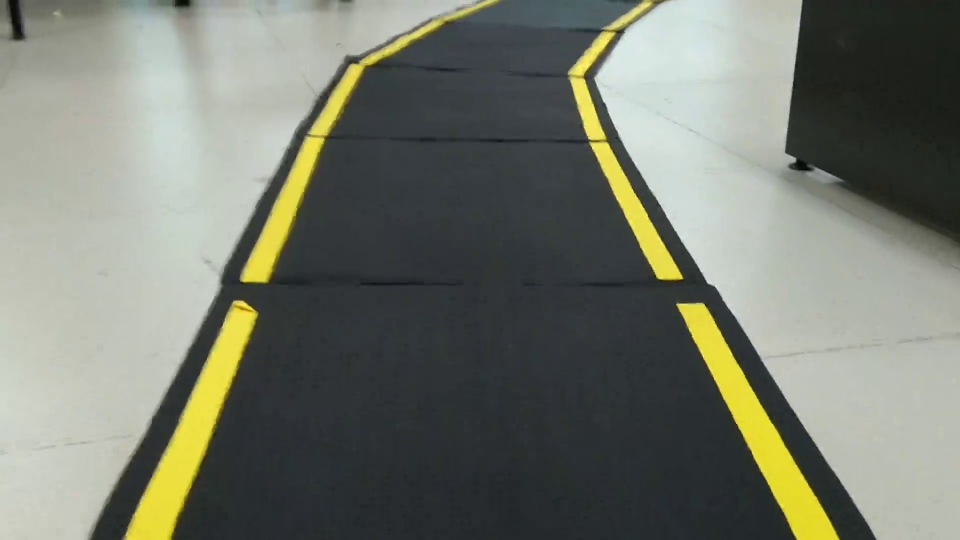
//> input picture frame 116 of Image_Processing_Approach/test4.mp4, 1920 x 1080 px (shown at 1/2 size)
$ ./hough_lines_video   (built with g++ and OpenCV 4)
//> lines starting //> are read from the running program, lines starting //| are printed output that depends on the picture; after the words box and inside, x2 and y2 are one past the last pixel; in counts of white or black regions, pixels touching at a corner belong together
#include "opencv2/objdetect/objdetect.hpp"
#include "opencv2/highgui/highgui.hpp"
#include "opencv2/imgproc/imgproc.hpp"
#include <iostream>
#include <stdio.h>


using namespace std;
using namespace cv;


//intrinsic and extrinsic parametrs
float camera_matrix[9] = {819.752611, 0.000000, 329.461908, 0.000000, 819.011546, 245.006332, 0.000000, 0.000000, 1.000000};
Mat intrinsic = Mat(3, 3, CV_32FC1, camera_matrix);

float dist_matrix[5] = {0.066489, 0.117170, 0.00383, 0.018518, 0.000000};
Mat distCoeffs = Mat(1, 5, CV_32FC1, dist_matrix);

float projection_matrix[12] = {836.864685, 0.000000, 336.647743, 0.000000, 0.000000, 845.784973, 246.055352, 0.000000, 0.000000, 0.000000, 1.000000, 0.000000};
Mat proj_matrix = Mat(3, 4, CV_32FC1, projection_matrix);

//**********************************

// Input Quadilateral or Image plane coordinates
Point2f inputQuad[4];
// Output Quadilateral or World plane coordinates
Point2f outputQuad[4];
// Lambda Matrix
Mat lambda( 2, 4, CV_32FC1 );


int value;
int threshold_type=3 , threshold_count=179;
Mat src_rgb,src_gray,src_thresh, detected_edges, detected_edges_rgb, src_gray_blur;
int ratio = 3;
int kernel_size = 3;
int canny_lowThreshold=100;


int main(int argc, char* argv[])
{
      // VideoCapture cap(1);
       VideoCapture cap("/home/pranay/Final_Year_Project/video/test4.mp4"); // open the default camera
     if(!cap.isOpened())  // check if we succeeded
        return -1;

     cap.set(CV_CAP_PROP_FRAME_WIDTH,1280);//640
     cap.set(CV_CAP_PROP_FRAME_HEIGHT,720);//480


     Mat input, output, output_gray , threshold_lab, image_lab;


     //for initialization
     cap >> input;
//> input is the input picture: 1080 rows x 1920 cols, CV_8UC3; mean B, G, R 109.3, 121.4, 117.6
     int height = input.size().height, width = input.size().width;
     cout<<"height = "<<height<<" width = "<<width;
//| height = 1080 width = 1920


     //get the perspective transform matrix
     lambda = Mat::zeros( input.rows, input.cols, input.type() );
     // The 4 points that select quadilateral on the input , from top-left in clockwise order
     // These four pts are the sides of the rect box used as input
     inputQuad[0] = Point2f( 0.2 * input.size().width,0.45 * input.size().height);
     inputQuad[1] = Point2f( 0.80 * input.size().width,0.45 * input.size().height);
     inputQuad[2] = Point2f( 0.1 * input.size().width,0.9 * input.size().height);
     inputQuad[3] = Point2f( 0.9 * input.size().width,0.9 * input.size().height);
     // The 4 points where the mapping is to be done , from top-left in clockwise order
     outputQuad[0] = Point2f( 0,0 );
     outputQuad[1] = Point2f( input.cols,0);
     outputQuad[2] = Point2f( 0,input.rows);
     outputQuad[3] = Point2f( input.cols,input.rows  );

     //cout<<input.size().height;
     //cout<<input.size().width;

     // Get the Perspective Transform Matrix i.e. lambda
     lambda = getPerspectiveTransform( inputQuad, outputQuad );


     while (true)
     {

          cap >> input;
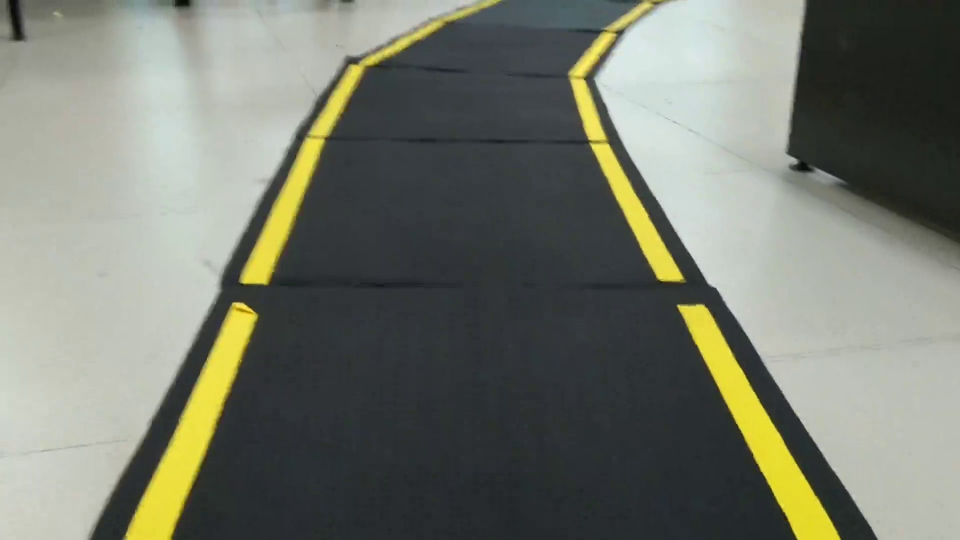
//> input picture frame 117 of Image_Processing_Approach/test4.mp4, 1920 x 1080 px (shown at 1/2 size)
//> input is the input picture: 1080 rows x 1920 cols, CV_8UC3; mean B, G, R 109.5, 121.7, 118

          //cout<<"\n"<<loop++<<"\n";

          //if frame is empty then break loop
          if (input.empty())
          {
              break;
          }

          warpPerspective(input,output,lambda,output.size() );
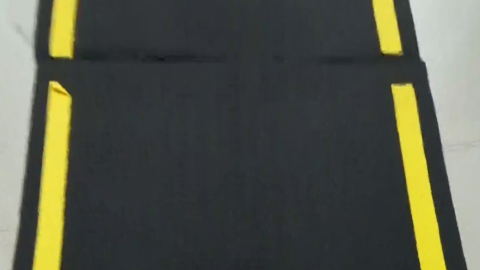
//> output: 1080 rows x 1920 cols, CV_8UC3 (shown at 1/4 size); mean B, G, R 73.2, 86.9, 84


          //******************************************


          //put circle on input image
          circle(input, Point2f(0.20 * input.size().width,0.45 * input.size().height), 5, cv::Scalar(0, 0, 255), 10 , 8, 0);
//> input: 1080 rows x 1920 cols, CV_8UC3; 333 pixels changed, all inside (x1, y1, x2, y2) = (374, 476, 395, 497)
          circle(input, Point2f(0.80 * input.size().width,0.45 * input.size().height), 5, cv::Scalar(0, 0, 255), 10 , 8, 0);
//> input: 1080 rows x 1920 cols, CV_8UC3; mean B, G, R 109.4, 121.6, 118
          circle(input, Point2f( 0 * input.size().width,1 * input.size().height), 5, cv::Scalar(0, 0, 255), 10 , 8, 0);
//> input: 1080 rows x 1920 cols, CV_8UC3; mean B, G, R 109.4, 121.6, 118
          circle(input, Point2f(1 * input.size().width,1 * input.size().height), 5, cv::Scalar(0, 0, 255), 10 , 8, 0);
//> input: 1080 rows x 1920 cols, CV_8UC3; mean B, G, R 109.4, 121.6, 118


		   //convert to LAB space
          cvtColor(output, image_lab, CV_BGR2Lab);
//> image_lab: 1080 rows x 1920 cols, CV_8UC3; mean of channels 0, 1, 2 89.5, 125.3, 133.9

          inRange(image_lab, cv::Scalar(0, 108, 0), cv::Scalar(255,255,154), threshold_lab);
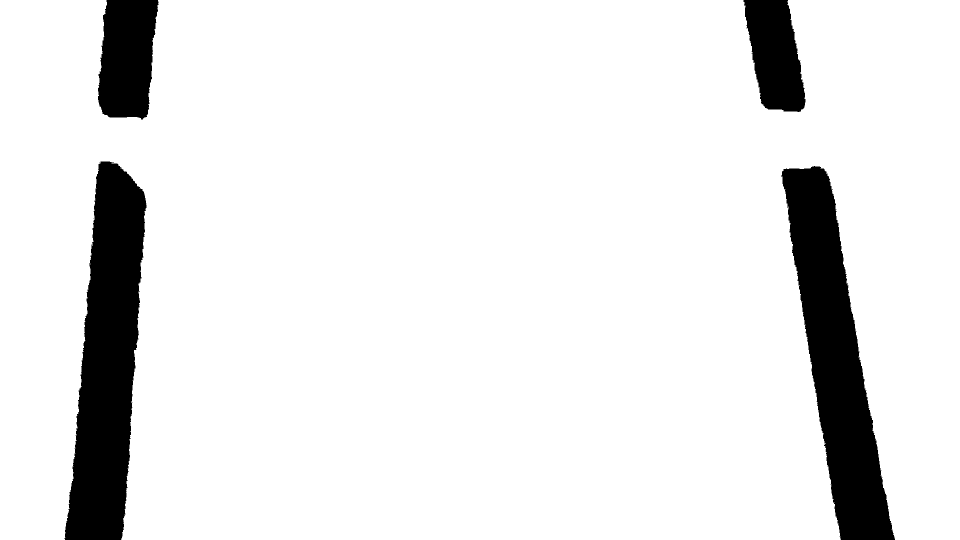
//> threshold_lab: 1080 rows x 1920 cols, CV_8UC1 (shown at 1/2 size); 90.5% white; 13 black regions (9 under 20 px), largest, box (x1, y1, x2, y2) and area: (129, 323, 293, 1080) 78010, (1563, 332, 1790, 1080) 74647, (196, 0, 317, 239) 23767, (1487, 0, 1611, 224) 19755

          /// Canny detector
		  Canny( threshold_lab, detected_edges, canny_lowThreshold, canny_lowThreshold*ratio, kernel_size );
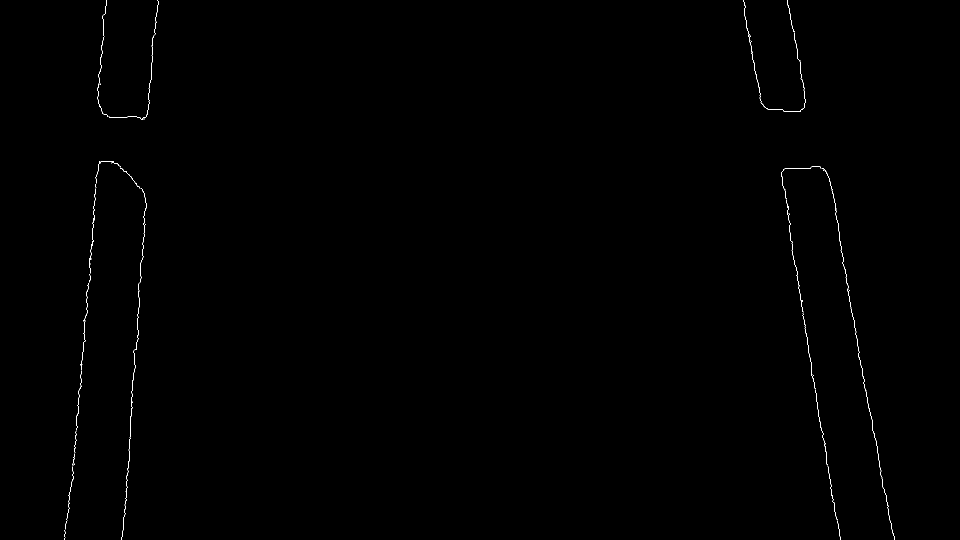
//> detected_edges: 1080 rows x 1920 cols, CV_8UC1 (shown at 1/2 size); 0.21% white in thin lines or dots, all inside (x1, y1, x2, y2) = (129, 0, 1790, 1080)
		  /// Using Canny's output as a mask, we display our result

          //cout << detected_edges;

		 detected_edges_rgb = Scalar::all(0);

		 output.copyTo( detected_edges_rgb, detected_edges); // here detected_edges is an binary image. It is mapped to pixels in source rgb image


	//ROI
	//Mat src_ROI (detected_edges, Rect(src_rgb.rows/4, src_rgb.cols/8, (3*src_rgb.cols)/4, src_rgb.rows/2) ); //length=cols/2 breadth=rows/4
	//(x,y,width,height)

	//hough lines
		vector<Vec2f> lines;
		HoughLines(detected_edges, lines, 1, CV_PI/180, 140, 0, 0 );
//> lines = 4 lines (rho, theta): [-1488, 2.98], [320, 0.07], [226, 0.09], [-1570, 2.97]

		//cout<<lines.size() <<" " ;

        float angle_degree=0 ,theta_degree;
        for( size_t i = 0; i < lines.size(); i++ )
        {
        float rho = lines[i][0], theta = lines[i][1];
        Point pt1, pt2;
        double a = cos(theta), b = sin(theta);
        double x0 = a*rho, y0 = b*rho;
        pt1.x = cvRound(x0 + 1000*(-b));
        pt1.y = cvRound(y0 + 1000*(a));
        pt2.x = cvRound(x0 - 1000*(-b));
        pt2.y = cvRound(y0 - 1000*(a));
        line( output, pt1, pt2, Scalar(255,0,255), 3);
        theta_degree = theta*(180/CV_PI);

        if (theta_degree>90)
        {
        	theta_degree = theta_degree - 180;
        }

        angle_degree =  angle_degree + theta_degree;
        //cout<<"angle in degree = "<<angle<<endl;
        }
//> this loop made 4 passes
//> (rho, theta, a, b, x0, y0, theta_degree, angle_degree) on passes 1 to 4: (-1488, 2.98, -0.988, 0.156, 1469.7, -232.8, -9, -9), (320, 0.0698, 0.998, 0.0698, 319.2, 22.32, 4, -5), (226, 0.0873, 0.996, 0.0872, 225.1, 19.7, 5, 0), (-1570, 2.97, -0.985, 0.174, 1546.1, -272.6, -10, -10)
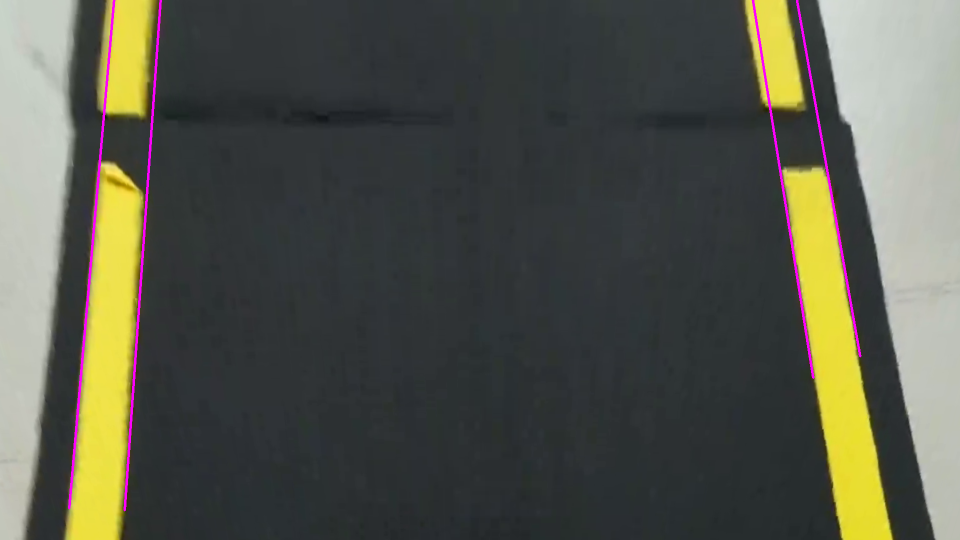
//> output: 1080 rows x 1920 cols, CV_8UC3 (shown at 1/2 size); 0.85% of pixels changed, all inside (x1, y1, x2, y2) = (136, 0, 1723, 1023)
//> after the loop, theta_degree = -10; angle_degree = -10
        angle_degree = angle_degree/lines.size();
//> angle_degree = -2.5

        cout<<"angle = "<<angle_degree<<endl;
//| angle = -2.5


        int count=0;


          namedWindow( "Display window1", WINDOW_NORMAL );// Create a window for display.
          imshow( "Display window1", input );// Show our image inside it. //WINDOW_AUTOSIZE

          namedWindow( "Display window2", WINDOW_NORMAL );// Create a window for display.
          imshow( "Display window2", output );// Show our image inside it. //WINDOW_AUTOSIZE

          namedWindow( "Display window3", WINDOW_NORMAL );// Create a window for display.
          imshow( "Display window3", threshold_lab );// Show our image inside it.

          namedWindow( "window4", WINDOW_NORMAL );// Create a window for display.
          imshow( "window4",detected_edges);// Show our image inside it.

          namedWindow("window5", WINDOW_NORMAL);
          imshow( "window5",image_lab);// Show our image inside it.
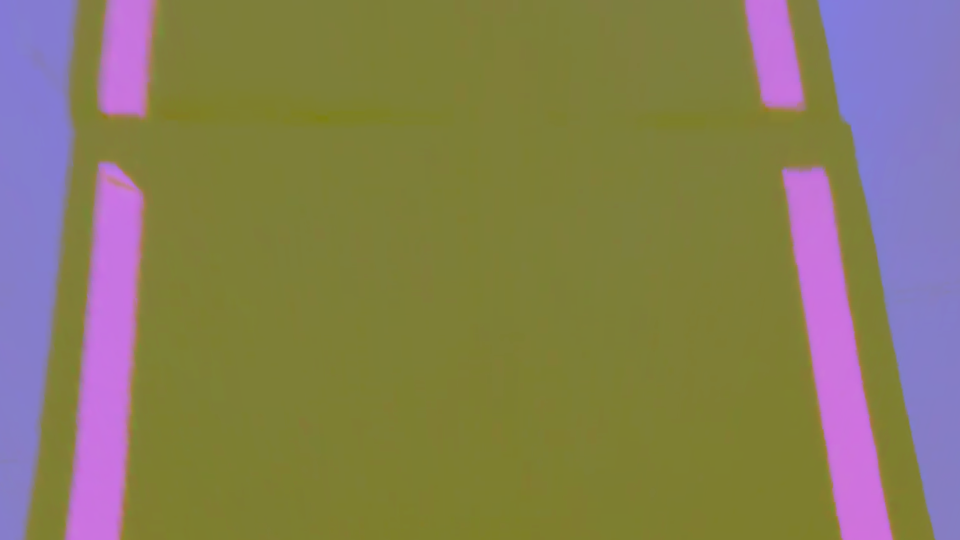
//> window 'window5': 1080 rows x 1920 cols, CV_8UC3 (shown at 1/2 size); mean B, G, R 89.5, 125.3, 133.9

 		  int iKey = waitKey(50);
//> the Esc key is pressed

          //if user press 'ESC' key
          if (iKey == 27)
          {

          break;
          }


	}


return 0;
}

$ run again, starting later in the video
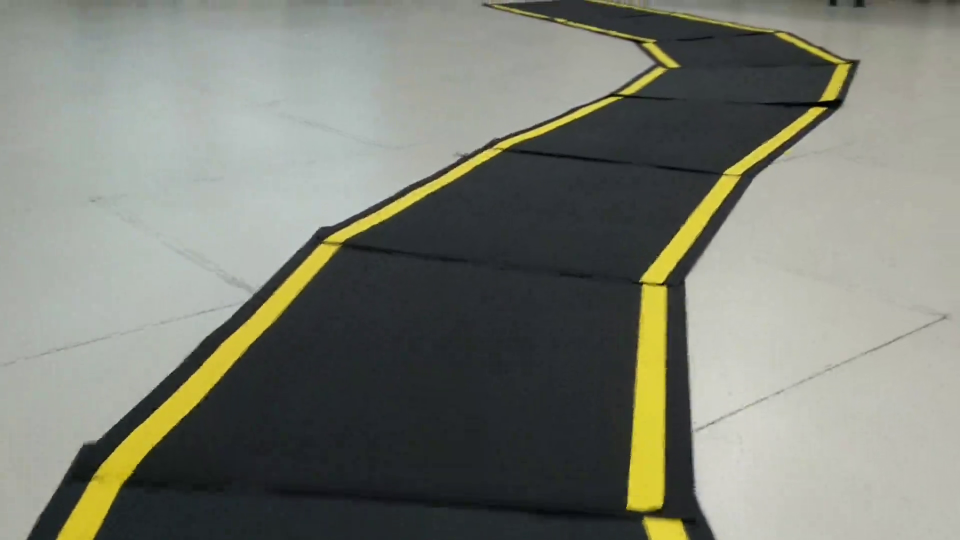
//> input picture frame 524 of Image_Processing_Approach/test4.mp4, 1920 x 1080 px (shown at 1/2 size)
//> input is the input picture: 1080 rows x 1920 cols, CV_8UC3; mean B, G, R 116, 126.3, 123.6
//| height = 1080 width = 1920
//> image_lab: 1080 rows x 1920 cols, CV_8UC3; mean of channels 0, 1, 2 96.7, 125.8, 133.8
//> threshold_lab: 1080 rows x 1920 cols, CV_8UC1; 90.9% white; 14 black regions (12 under 20 px), largest, box (x1, y1, x2, y2) and area: (0, 0, 509, 1080) 98314, (1332, 0, 1677, 1080) 90967
//> detected_edges: 1080 rows x 1920 cols, CV_8UC1; 0.23% white in thin lines or dots, all inside (x1, y1, x2, y2) = (0, 0, 1677, 1080)
//> lines = 6 lines (rho, theta): [1564, 0.14], [1487, 0.16], [398, 0.38], [406, 0.42], [475, 0.38], [480, 0.4]
//> the loop `for( size_t i = 0; i < lines.size(); i++ )` made 6 passes
//> (rho, theta, a, b, x0, y0, theta_degree, angle_degree) on passes 1 to 6: (1564, 0.14, 0.99, 0.139, 1548.8, 217.7, 8, 8), (1487, 0.157, 0.988, 0.156, 1468.7, 232.6, 9, 17), (398, 0.384, 0.927, 0.375, 369, 149.1, 22, 39), (406, 0.419, 0.914, 0.407, 370.9, 165.1, 24, 63), (475, 0.384, 0.927, 0.375, 440.4, 177.9, 22, 85), (480, 0.401, 0.921, 0.391, 441.8, 187.6, 23, 108)
//> after the loop `for( size_t i = 0; i < lines.size(); i++ )`:
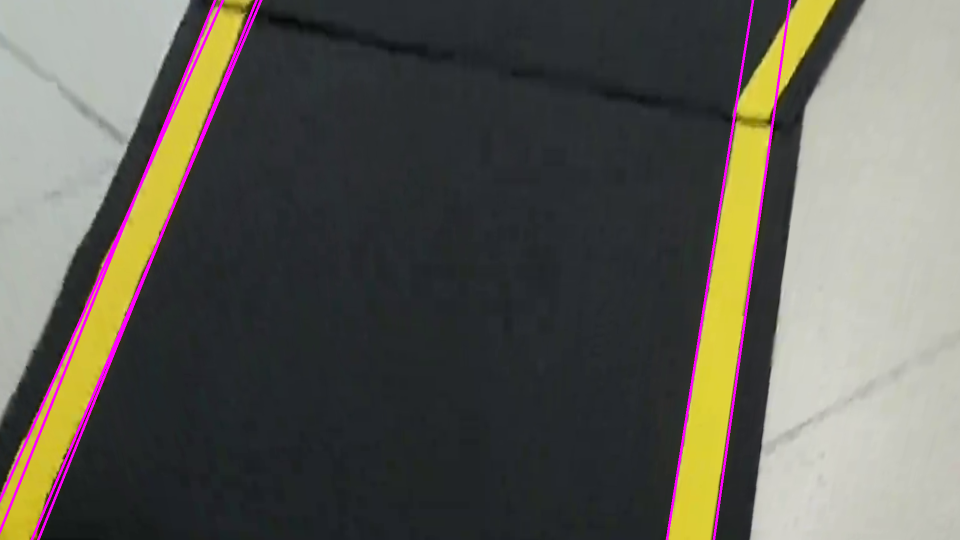
//> output: 1080 rows x 1920 cols, CV_8UC3 (shown at 1/2 size); mean B, G, R 84.8, 93, 95.2
//> after the loop `for( size_t i = 0; i < lines.size(); i++ )`: theta_degree = 23; angle_degree = 108
//> `angle_degree = angle_degree/lines.size();`: angle_degree = 18
//| angle = 18
//> `imshow( "window5",image_lab);`:
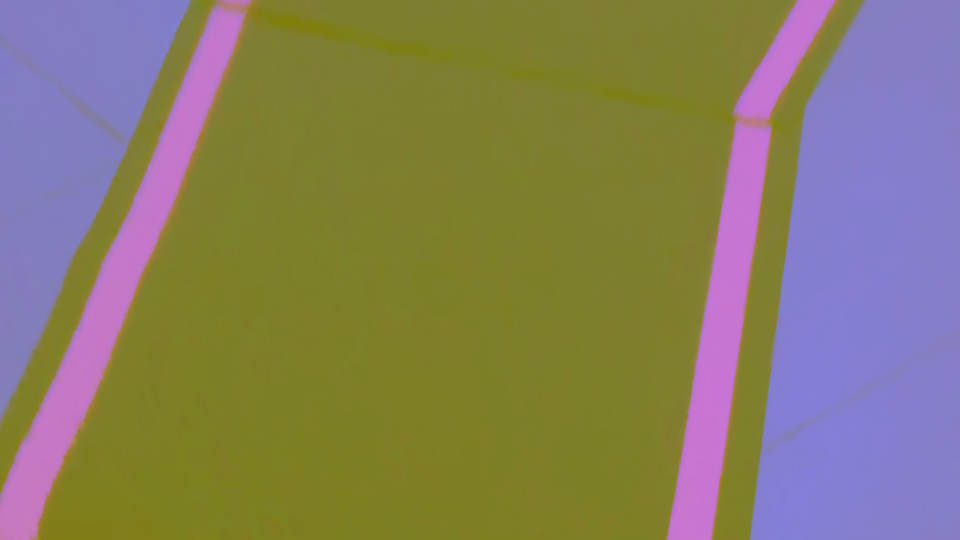
//> window 'window5': 1080 rows x 1920 cols, CV_8UC3 (shown at 1/2 size); mean B, G, R 96.7, 125.8, 133.8
